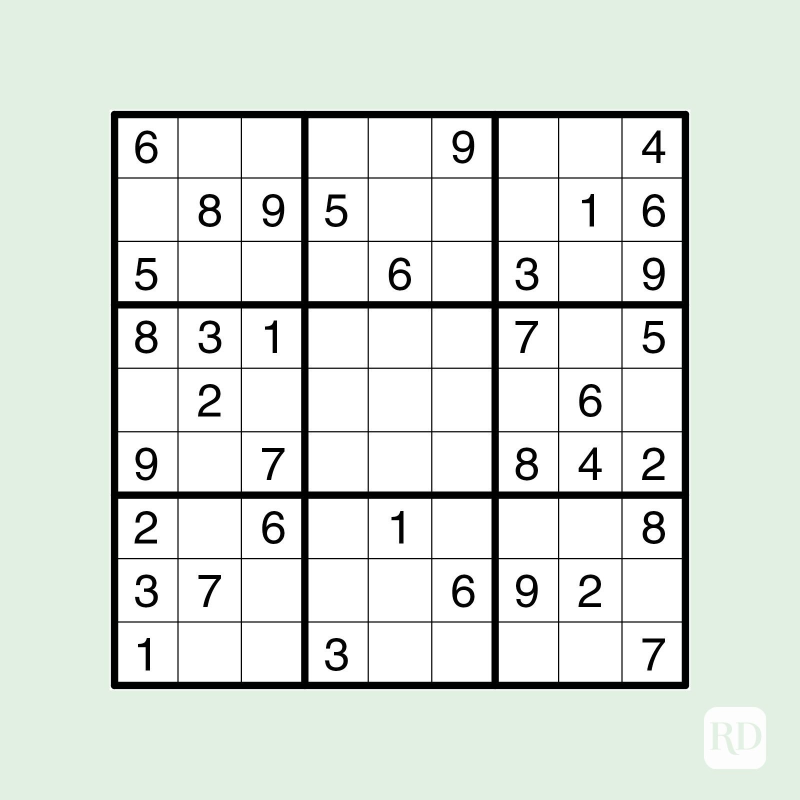
#> input picture Resources/1.jpg, 1600 x 1600 px (shown at 1/2 size)
$ python main.py
#> lines starting #> are read from the running program, lines starting #| are printed output that depends on the picture; after the words box and inside, x2 and y2 are one past the last pixel; in counts of white or black regions, pixels touching at a corner belong together
### utils.py
import cv2
import numpy as np


#### 1 - PREPROCESSING IMAGE
def preProcess(img):
    imgGray = cv2.cvtColor(img, cv2.COLOR_BGR2GRAY)  # Convert image to Grayscale
    imgBlur = cv2.GaussianBlur(imgGray, (5, 5), 1)  # Add Gaussian Blur
    imgThreshold = cv2.adaptiveThreshold(imgBlur, 255, 1, 1, 11, 2)  # Add Adaptive Threshold
    return imgThreshold

#### 3. FINDING THE BIGGEST CONTOUR ENSURING ITS A SUDOKU PUZZLE
def biggestContour(contours):
    biggest = np.array([])  # WILL CONTAIN ALL THE CORNER POINTS, NOT NECESSARILY ORDERED
    max_area = 0
    for i in contours:
        area = cv2.contourArea(i)
        if area > 50:
            peri = cv2.arcLength(i, True)  # FIND PERIMETER
            approx = cv2.approxPolyDP(i, 0.02*peri,True)  # FIND THE NUMBER OF CORNERS
            if area > max_area and len(approx) == 4:
                biggest = approx
                max_area = area
    return biggest, max_area

#### 3. REORDER POINTS FOR WARP PERSPECTIVE
def reorder(myPoints):
    myPoints = myPoints.reshape((4,2))
    myPointsNew = np.zeros((4,1,2), dtype=np.int32)
    add = myPoints.sum(1)
    myPointsNew[0] = myPoints[np.argmin(add)]
    myPointsNew[3] = myPoints[np.argmax(add)]
    diff = np.diff(myPoints, axis=1)
    myPointsNew[1] = myPoints[np.argmin(diff)]
    myPointsNew[2] = myPoints[np.argmax(diff)]
    return myPointsNew

#### 6 - TO STACK ALL THE IMAGES IN ONE WINDOW
def stackImages(imgArray,scale):
    rows = len(imgArray)
    cols = len(imgArray[0])
    rowsAvailable = isinstance(imgArray[0], list)
    width = imgArray[0][0].shape[1]
    height = imgArray[0][0].shape[0]
    if rowsAvailable:
        for x in range ( 0, rows):
            for y in range(0, cols):
                imgArray[x][y] = cv2.resize(imgArray[x][y], (0, 0), None, scale, scale)
                if len(imgArray[x][y].shape) == 2:
                    imgArray[x][y]= cv2.cvtColor( imgArray[x][y], cv2.COLOR_GRAY2BGR)
        imageBlank = np.zeros((height, width, 3), np.uint8)
        # CREATING HORIZONTAL STACKS FOR EACH ROW
        hor = [imageBlank]*rows
        hor_con = [imageBlank]*rows
        for x in range(0, rows):
            hor[x] = np.hstack(imgArray[x])
            hor_con[x] = np.concatenate(imgArray[x])
        ver = np.vstack(hor)
        ver_con = np.concatenate(hor)
    else:
        for x in range(0, rows):
            imgArray[x] = cv2.resize(imgArray[x], (0, 0), None, scale, scale)
            if len(imgArray[x].shape) == 2: imgArray[x] = cv2.cvtColor(imgArray[x], cv2.COLOR_GRAY2BGR)
        hor= np.hstack(imgArray)
        hor_con= np.concatenate(imgArray)
        ver = hor
    return ver

### main.py
from utils import *

pathImg = "Resources/1.jpg"
heightImg = 450
widthImg = 450


#### 1. PREPARE THE IMAGE
# img = cv2.imread("Resources/1.jpg")
img = cv2.imread(pathImg)
#> img is the input picture: shape (1600, 1600, 3); mean B, G, R 221.4, 227.5, 220.9
img = cv2.resize(img, (widthImg,heightImg)) #RESIZE IMAGE TO MAKE IT SQAURE
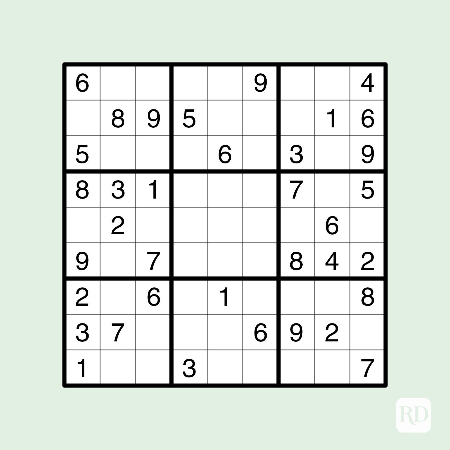
#> img: shape (450, 450, 3); mean B, G, R 221.7, 227.8, 221.2
imgBlank = np.zeros((heightImg,widthImg,3), np.uint8) # CREATE A BLANK IMAGE FOR TESTING, DEBUGGING
imgThreshold = preProcess(img)
#> in preProcess, `imgBlur = cv2.GaussianBlur(imgGray, (5, 5), 1)`:
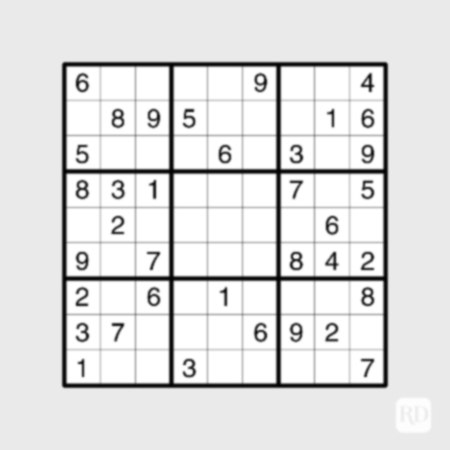
#> imgBlur: shape (450, 450); min 1, max 255, mean 225
#> in preProcess, `imgThreshold = cv2.adaptiveThreshold(imgBlur, 255, 1, 1, 11, 2)`:
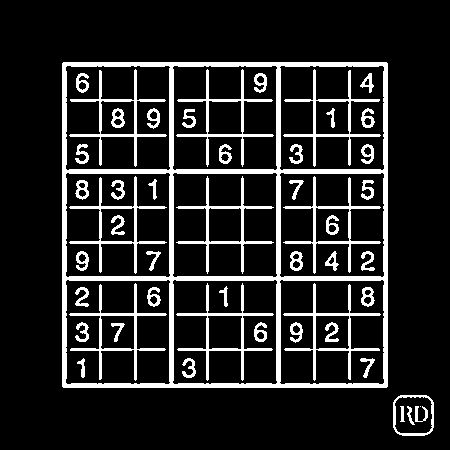
#> imgThreshold: shape (450, 450); 13.5% white; 51 white regions (1 under 20 px)

#### 2. FIND ALL CONTOURS
imgContours = img.copy()  # COPY IMAGE FOR DISPLAY PURPOSE
imgBigContour = img.copy()  # COPY IMAGE FOR DISPLAY PURPOSE
contours, hierarchy = cv2.findContours(imgThreshold, cv2.RETR_EXTERNAL, cv2.CHAIN_APPROX_SIMPLE) #https://docs.opencv.org/4.x/d4/d73/tutorial_py_contours_begin.html https://docs.opencv.org/4.x/d9/d8b/tutorial_py_contours_hierarchy.html
#> contours = 2 contours; box (x1, y1, x2, y2) and area: (62, 62, 388, 388) 105623, (393, 395, 434, 436) 1511
cv2.drawContours(imgContours, contours, -1, (0, 255, 0), 3)  # DRAW ALL DETECTED CONTOURS
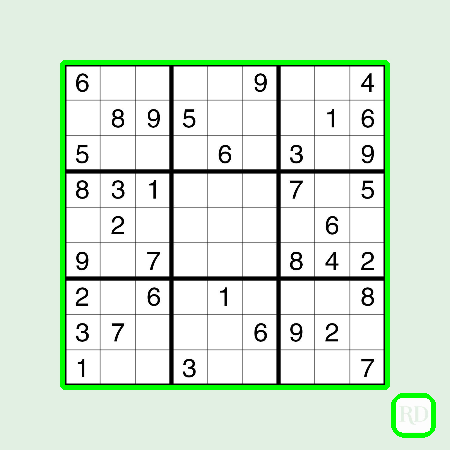
#> imgContours: shape (450, 450, 3); 3.53% of pixels changed, all inside (x1, y1, x2, y2) = (60, 60, 436, 438)

#### 3. FIND THE BIGGEST CONTOUR AND USE IT AS SUDOKU
biggest, max_area = biggestContour(contours)  # FIND THE BIGGEST CONTOUR
#> the loop in biggestContour, `for i in contours:` made 2 passes
#> (area, peri, biggest, max_area) on pass 2: (105623, 1297.7, [[63, 62], [62, 386], [386, 387], [387, 63]], 105623)
#> (area, peri) on pass 1: (1511, 145.9)
#> after the loop in biggestContour, `for i in contours:`: max_area = 105623
#> biggest = [[63, 62], [62, 386], [386, 387], [387, 63]]; max_area = 105623
if biggest.size != 0:
    biggest = reorder(biggest)
#> in reorder, `myPoints = myPoints.reshape((4,2))`: myPoints = [[63, 62], [62, 386], [386, 387], [387, 63]]
#> in reorder, `add = myPoints.sum(1)`: add = [125, 448, 773, 450]
#> in reorder, `diff = np.diff(myPoints, axis=1)`: diff = [-1, 324, 1, -324]
#> biggest = [[63, 62], [387, 63], [62, 386], [386, 387]]
    cv2.drawContours(imgBigContour, biggest, -1, (0,0,255),20)  # DRAW THE BIGGEST CONTOUR
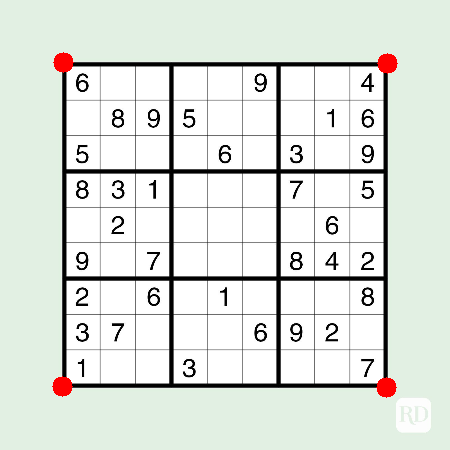
#> imgBigContour: shape (450, 450, 3); 0.63% of pixels changed, all inside (x1, y1, x2, y2) = (52, 52, 398, 398)
    pts1 = np.float32(biggest) # PREPARE POINTS FOR WARP
#> pts1 = [[63, 62], [387, 63], [62, 386], [386, 387]]
    pts2 = np.float32([[0,0],[widthImg,0],[0,heightImg],[widthImg,heightImg]])  # PREPARE POINTS FOR WARP
    matrix = cv2.getPerspectiveTransform(pts1,pts2)
#> matrix = [[1.39, 0.00429, -87.76], [-0.00429, 1.39, -85.84], [-7.52e-22, 2.44e-19, 1]]
    # DISPLAY THE SUDOKU USING CONTOUR POINTS OF BIGGEST CONTOUR
    imgWarpColored = cv2.warpPerspective(img,matrix,(widthImg,heightImg))
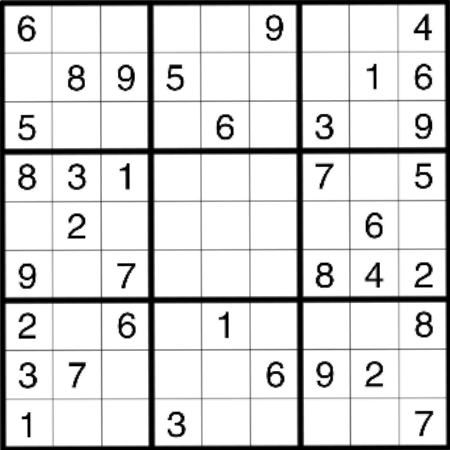
#> imgWarpColored: shape (450, 450, 3); mean B, G, R 218.7, 218.7, 218.7
    imgDetectedDigits = imgBlank.copy()
    imgWarpColored = cv2.cvtColor(imgWarpColored,cv2.COLOR_BGR2GRAY)
#> imgWarpColored: shape (450, 450)


imageArray = ([img,imgThreshold,imgContours,imgBigContour],
              [imgWarpColored,imgBlank,imgBlank,imgBlank])
stackedImage = stackImages(imageArray,1)
#> in stackImages, `rows = len(imgArray)`: rows = 2
#> in stackImages, `cols = len(imgArray[0])`: cols = 4
#> in stackImages, `rowsAvailable = isinstance(imgArray[0], list)`: rowsAvailable = True
#> in stackImages, `hor = [imageBlank]*rows`: hor = 2 items
#> in stackImages, `ver = np.vstack(hor)`:
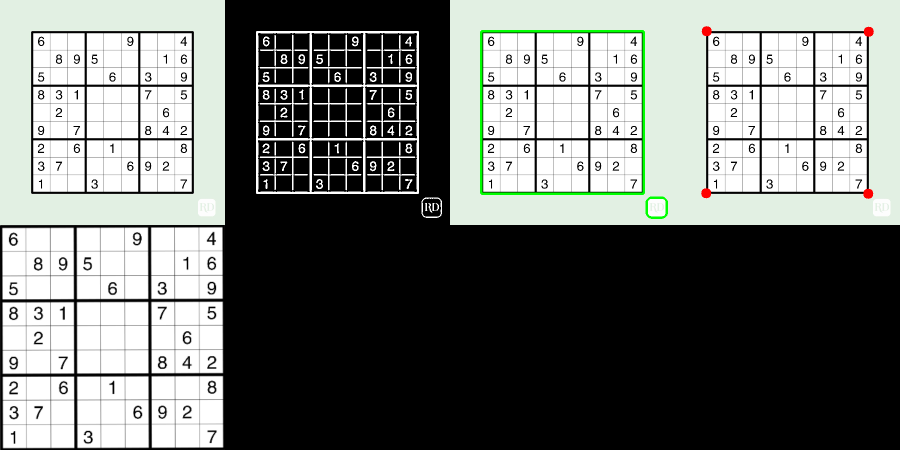
#> ver: shape (900, 1800, 3) (shown at 1/2 size); mean of channels 0, 1, 2 114.1, 117.5, 114.2; drawn as B, G, R
cv2.imshow('Stacked Images',stackedImage)

cv2.waitKey(0)
